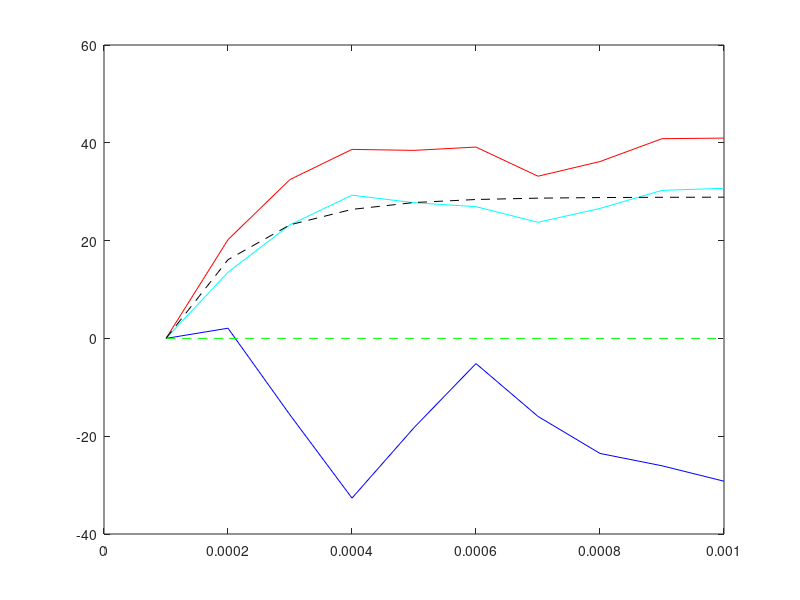
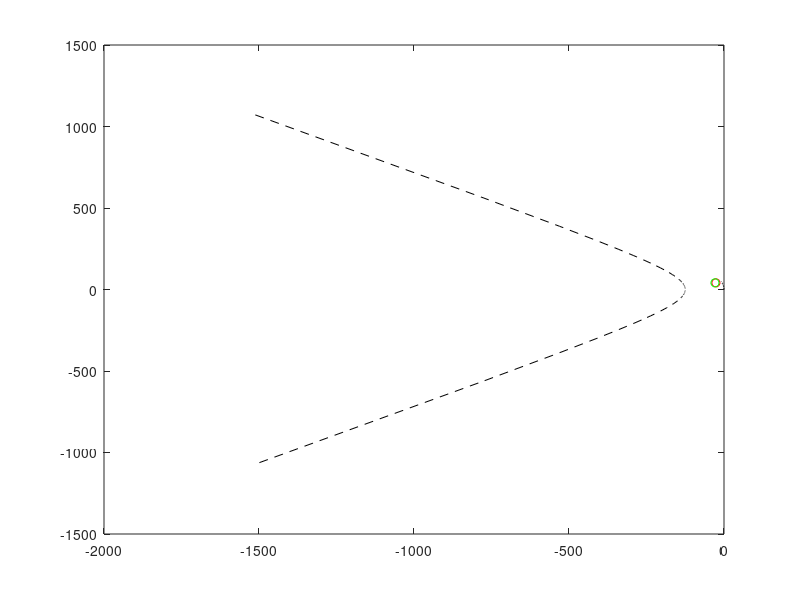

MATLAB code to generate these figures, in order: (Note: this script raises an error after producing the figures.)
% PMSM parameter
PP = 8;
Ld = 0.45*10^-3;
Lq = 0.66*10^-3;
LAMpm = 0.0563;
Rs = 0.025;

k1 = 1.5*PP*LAMpm;
k2 = 1.5*PP*(Ld - Lq);
k3 = k1/(2*k2);

Vdc = 98;
Vmax = Vdc/sqrt(3);
Imax = 50;
fs = 10*10^3;
Ts = 1/fs;

% Simulation setup
t_end = 0.001; % 0.02
time = (Ts:Ts:t_end)';
Ns = t_end*fs;

% PMSM variables
id = zeros(Ns,1);
iq = zeros(Ns,1);
u_opt_list = zeros(Ns,2);
Te = zeros(Ns,1);

% Operating conditions
%Te_ref = [60*ones(Ns/3,1); 120*ones(Ns/3,1) ; 60*ones(Ns/3,1)];
%Te_ref = 34*ones(Ns,1);
%Te_ref = 30*ones(Ns,1);
Te_ref = 28.9*ones(Ns,1);
Te_ref_LPF = zeros(Ns,1);
wc_LPF = 2*pi*2000;
a_LPF = 1/(1 + wc_LPF*Ts);
Te_ref_lim = zeros(Ns,1);

wr = 1000*pi/30*PP + 2*1.5*0.1*5*min((2000*time - 0*4000*max(time - 3,0) + 0*2000*max(time - 4.8,0)),8000)*pi/30*PP;
%wr = min(wr,1150);
wr = 1089.1*ones(Ns,1);

% Control variables
computation_time = zeros(Ns,1);

%Te_ref_LPF(1) = 20; id(1) = -3; iq(1) = 28; u_opt_list(1,1) = -18; u_opt_list(1,2) = 47;
Te_ref_LPF(1) = 0; id(1) = 0; iq(1) = 0; u_opt_list(1,1) = 0; u_opt_list(1,2) = wr(1) * LAMpm;

% PM design parameters
lam = [0 ; 0];
u_opt_list = zeros(Ns,2);
lam_list = zeros(Ns,2);
V_list = zeros(Ns,3);
Log_list = zeros(Ns,3);

%sc1 = 1000/Vmax^2;
%sc2 = 1000/Imax^2;
sc1 = 40/Vmax^2 * 1;
sc2 = 1000/Imax^2;

grad_L = [0 ; 1];
ca = [0; 0];
as = 0;

for i = 2:Ns
    %i
    xp = [id(i - 1) + 0*2*(rand - 0.5)*Imax*0.015 ; iq(i - 1) + 0*2*(rand - 0.5)*Imax*0.015];
    up = u_opt_list(i - 1,:)';

    %     Ld_nom = 1.2*Ld;
    %     Lq_nom = 1.1*Lq;
    %     LAMpm_nom = 0.9*LAMpm;
    %     Rs_nom = Rs;

    Ld_nom = Ld;
    Lq_nom = Lq;
    LAMpm_nom = LAMpm;
    Rs_nom = Rs;

    k1_nom = 1.5*PP*LAMpm_nom;
    k2_nom = 1.5*PP*(Ld_nom - Lq_nom);

    d = [0 ; k1_nom];
    Q = [0 , k2_nom/2 ; k2_nom/2 , 0];

    Te_ref_LPF(i) = a_LPF*Te_ref_LPF(i - 1) + (1 - a_LPF)*Te_ref(i);
    y_ref = Te_ref_LPF(i);

    A0 = Ts*[-Rs_nom/Ld_nom , Lq_nom/Ld_nom*wr(i) ; -Ld_nom/Lq_nom*wr(i) , -Rs_nom/Lq_nom];
    A = eye(2) + A0;
    B = Ts*diag([1/Ld_nom,1/Lq_nom]);
    Binv = diag([Ld_nom/Ts , Lq_nom/Ts]);
    C = Ts*[0 ; -LAMpm_nom/Lq_nom*wr(i)];

    xn0 = A*xp + C;

    tStart = tic;
    %StartTime = cputime;
    for iter = 1:1
        xn = xn0 + B*up;
        %ceq = (d'*xn + xn'*Q*xn - y_ref);
        ceq = k1_nom*xn(2) + k2_nom*xn(1)*xn(2) - y_ref;
        %uss = B\((eye(2) - A)*xn - C);
        uss = Binv*(-A0*xn - C);
        %cin = [(Vmax^2 - uss'*uss)*sc1 ; (Imax^2 - xn'*xn)*sc2];
        cin = (Vmax^2 - uss'*uss)*sc1;

        if as > 0
            ca = [ceq ; cin];
            %Ca = [B'*(d + 2*Q*xn) , -2*B'*(eye(2) - A')*(Binv)'*uss*sc1];
            Ca = [B'*(d + 2*Q*xn) , -2*B'*(-A0')*(Binv)'*uss*sc1];
            grad_L = 2*B'*(xn) - (lam(1)*Ca(:,1) + lam(2)*Ca(:,2));
            %W = 2*B'*(eye(2) - lam(1)*Q - lam(2)*(-(eye(2) - A')*(Binv)'*Binv*(eye(2) - A)*sc1))*B;
            W = 2*B'*(eye(2) - lam(1)*Q - lam(2)*(-(-A0')*(Binv)'*Binv*(-A0)*sc1))*B;
        else
            ca = ceq;
            Ca = B'*(d + 2*Q*xn);
            grad_L = 2*B'*(xn) - (lam(1)*Ca(:,1));
            W = 2*B'*(eye(2) - lam(1)*(Q))*B;
        end

        del_x0 = -0.5*(W'*grad_L + (Ca)*ca);
        del_lam0 = -pinv(Ca)*W*Ca*ca + Ca'*grad_L/2;
        del_g0 = (W*del_x0 - Ca*del_lam0);
        del_c0 = Ca'*del_x0;
        l = -(del_g0'*grad_L + del_c0'*ca)/(del_g0'*del_g0 + del_c0'*del_c0);

        diff = l*[del_x0 ; del_lam0];
        if as > 0
            sol = [up ; lam] + diff;
            up = sol(1:2);
            lam = sol(3:4);
        else
            sol = [up ; lam(1)] + diff;
            up = sol(1:2);
            lam(1) = sol(3);
        end

        %lam(2:end) = max(lam(2:end),0);
        lam(2) = max(lam(2),0);

        if as > 0 && lam(2) == 0
            as = 0;
        elseif as == 0 && cin < 0
            as = 1;
        end
    end
    computation_time(i) = toc(tStart);
    %computation_time(i) = cputime - StartTime;

    V = 0.5*(grad_L'*grad_L) + 0.5*(ca'*ca);

    u_opt = up;
    u_opt_list(i,:) = u_opt;
    lam_list(i,:) = lam;
    V_list(i,:) = [V ; 0.5*grad_L'*grad_L ; 0.5*ca'*ca];
    %Log_list(i,:) = [lmax ; del_g0'*grad_L + del_c0'*ca ; del_g0'*del_g0 + del_c0'*del_c0];
    Log_list(i,:) = [cin ; l ; Imax];

    % PMSM modeling
    id(i) = id(i - 1) + Ts/Ld*(-Rs*id(i - 1) + wr(i)*Lq*iq(i - 1) + u_opt(1));
    iq(i) = iq(i - 1) + Ts/Lq*(-Rs*iq(i - 1) - wr(i)*(Ld*id(i - 1) + LAMpm) + u_opt(2));
    Te(i) = (k1 + k2*id(i))*iq(i);
end

% MTPA & MTPV trajactory
iq_MTPA = 0:1:Imax;
id_MTPA = - k3 - sqrt(k3^2 + iq_MTPA.^2);

MTPV_pos = zeros(2,Imax);
MTPV_neg = zeros(2,Imax);
for j = 1:Imax*10
    wr_MTPV = 3000*j/Imax;
    LAM_d = (-Lq*LAMpm + sqrt((Lq*LAMpm)^2 + 8*((Ld - Lq)*Vmax/wr_MTPV)^2))/(4*(Ld - Lq));
    MTPV_pos(:,j) = [(LAM_d - LAMpm)/Ld ; sqrt((Vmax/wr_MTPV)^2 - LAM_d^2)/Lq];
    MTPV_neg(:,j) = [(LAM_d - LAMpm)/Ld ; -sqrt((Vmax/wr_MTPV)^2 - LAM_d^2)/Lq];
end
MTPV = [MTPV_pos [-LAMpm/Ld ; 0] fliplr(MTPV_neg)];

figure(1)
plot(time,id,'b')
hold on
plot(time,iq,'r')
%plot(time,wr,'k')
plot(time,Te_ref_lim,'g--')
plot(time,Te,'c')
plot(time,Te_ref_LPF,'k--')
hold off

axis = [-Imax Imax -Imax Imax];

figure(2)
plot(id_MTPA,iq_MTPA,'k--')
hold on
plot(MTPV(1,:),MTPV(2,:),'k--')
plot(id(i - 1),iq(i - 1),'ro')
plot(id(i),iq(i),'go')
fimplicit(@(x,y) ((Rs*x - wr(i)*Lq*y).^2 + (Rs*y + wr(i)*(Ld*x + LAMpm)).^2 - Vmax^2), axis,'Color','g','Linestyle',':','LineWidth',1.5)
fimplicit(@(x,y) ((k1 + k2*x).*y - Te_ref_LPF(i)), axis,'Color','k','Linestyle','--','LineWidth',1.5)
fimplicit(@(x,y) (x.^2 + y.^2 - Imax^2), axis,'Color','b','Linestyle','-.','LineWidth',1.5)
plot(id(1:i),iq(1:i),'c')
hold off
xlim([-Imax 0.5*Imax])
ylim([-Imax Imax])

axis = [-Vmax Vmax -Vmax Vmax];

figure(3)
scatter(u_opt_list(:,1),u_opt_list(:,2),'g')
hold on
fimplicit(@(vd,vq) ((vd).^2 + (vq).^2 - Vmax^2), axis,'Color','g','Linestyle',':','LineWidth',1.5)
fimplicit(@(vd,vq) (a1*(vd) + a2*(vq) + a0), axis,'Color','r','Linestyle',':','LineWidth',1.5)
%fimplicit(@(vd,vq) (g1(1)*(vd) + g1(2)*(vq) + g0), axis,'Color','b','Linestyle',':','LineWidth',1.5)
hold off
grid on
% xlim([-2000 2000])
% ylim([-2000 2000])

figure(4)
plot(time,u_opt_list(:,1),'b')
hold on
plot(time,u_opt_list(:,2),'r')
hold off

figure(5)
plot(time,computation_time*10^3,'b')
ylim([0 1])

figure(6)
plot(time,wr)

figure(7)
plot(time,lam_list)
hold off

figure(8)
plot(time,V_list)

figure(9)
plot(time,Log_list(:,1))

figure(10)
plot(time,Log_list(:,2:3))

Te_MPC1 = Te;
id_MPC1 = id;
iq_MPC1 = iq;
vd_MPC1 = u_opt_list(:,1);
vq_MPC1 = u_opt_list(:,2);
time_MPC1 = computation_time;

% save Te_MPC1.mat Te_MPC1
% save id_MPC1.mat id_MPC1
% save iq_MPC1.mat iq_MPC1
% save vd_MPC1.mat vd_MPC1
% save vq_MPC1.mat vq_MPC1
% save time_MPC1.mat time_MPC1

mean(computation_time) * 10^3